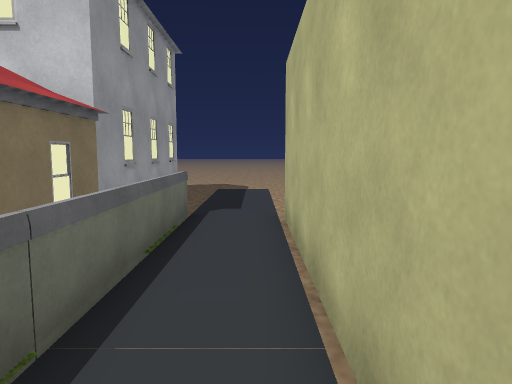
view 1 (above)

22 first-person views from a walk through a 3-D level made in the Unity game engine. The camera is 1.4 m above the floor, tilts 6° down and sees 70° across. The floor is counted in squares, 1 m on a side. Each view is taken from the middle of a square. On the plan, view 1 faces up. The plan holds only what a view shows up to about 16 squares ahead; the rest is blank. The place goes on beyond the plan. Some animated figures are left out. Some surface patterns are stand-ins.

view 2
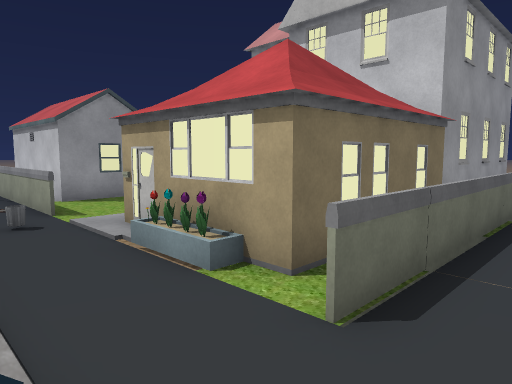

view 3
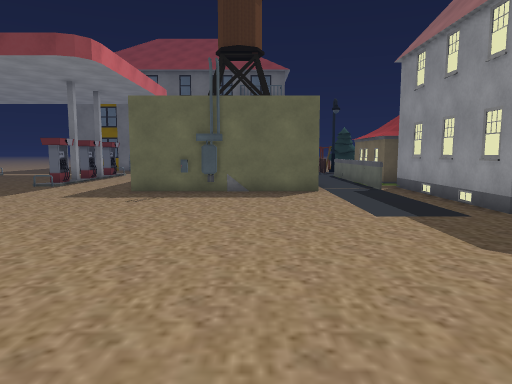

view 4
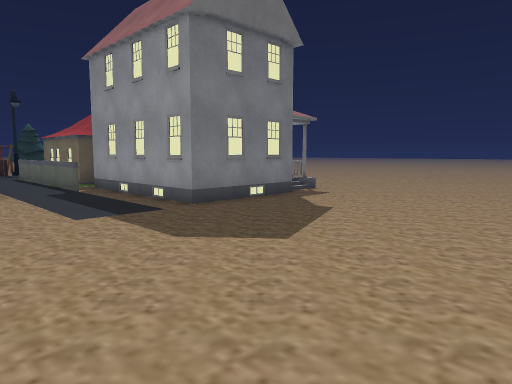

view 5
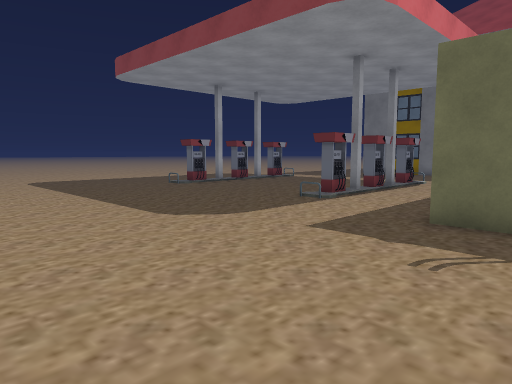

view 6
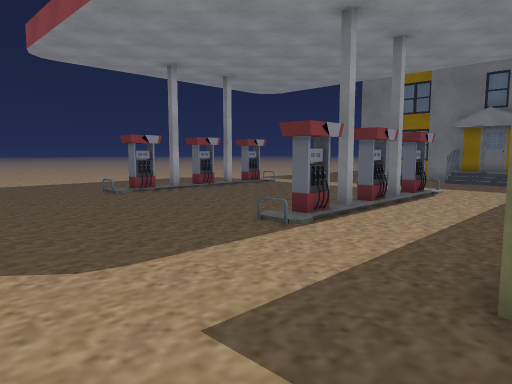

view 7
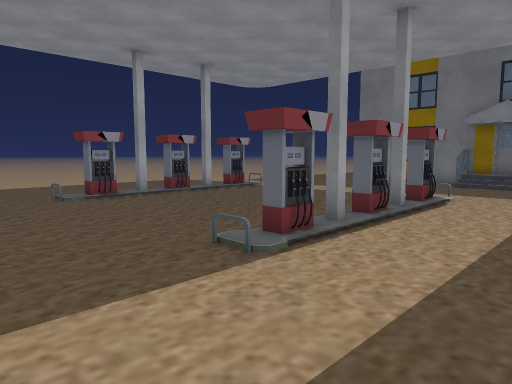

view 8
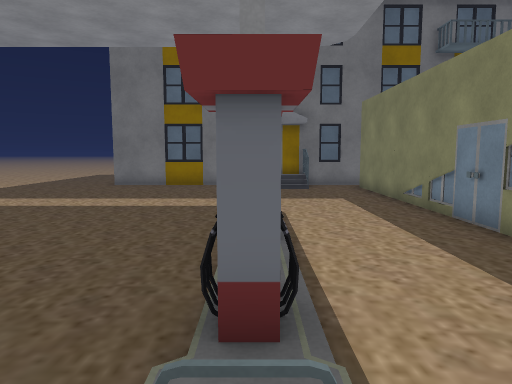

view 9
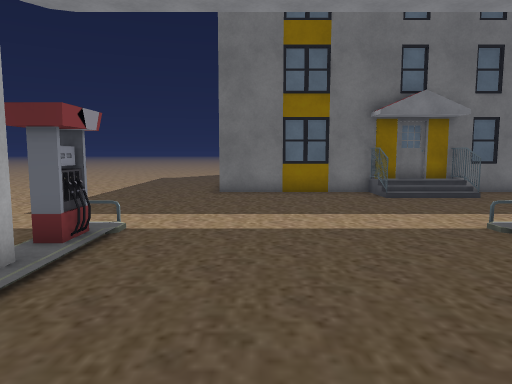

view 10
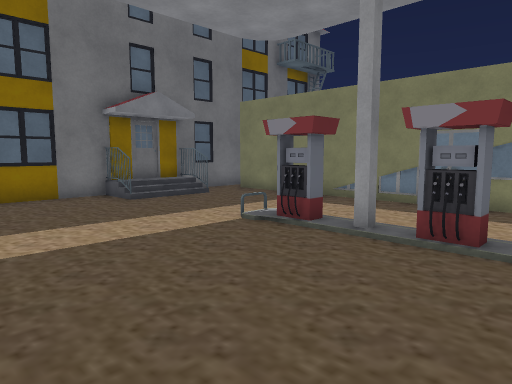

view 11
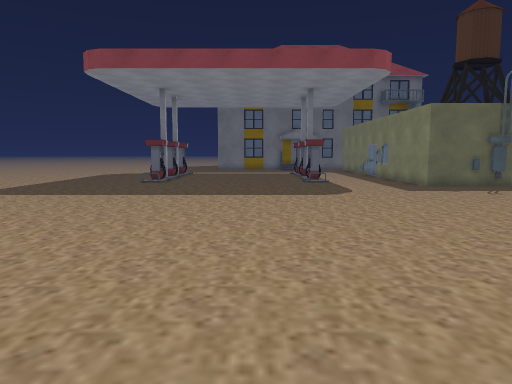

view 12
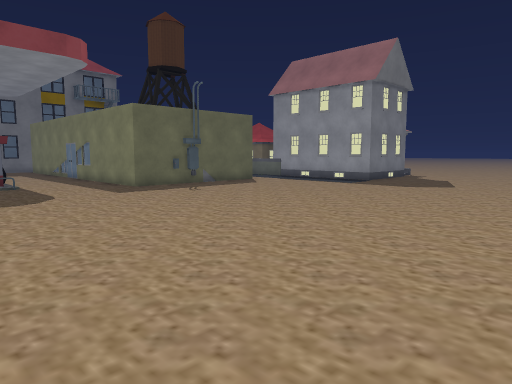

view 13
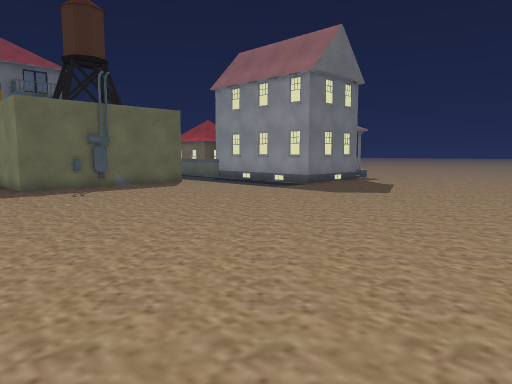

view 14
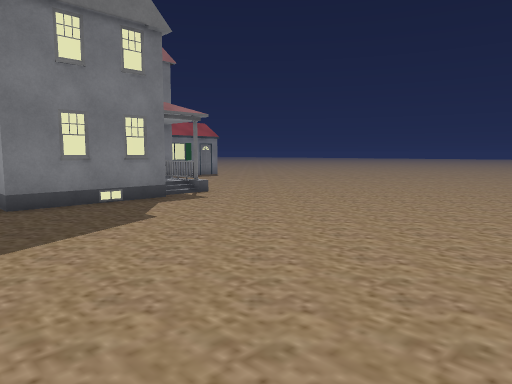

view 15
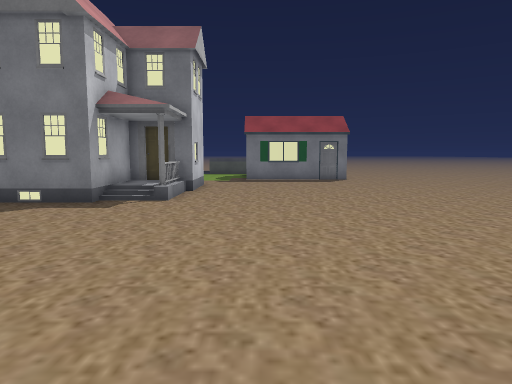

view 16
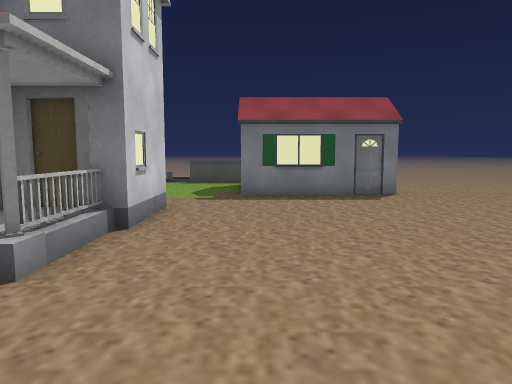

view 17
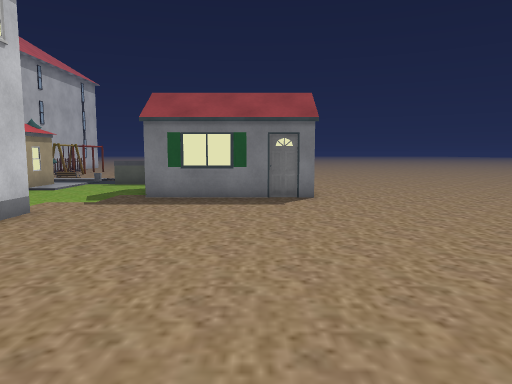

view 18
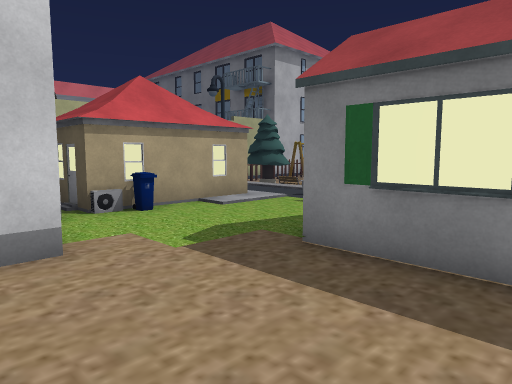

view 19
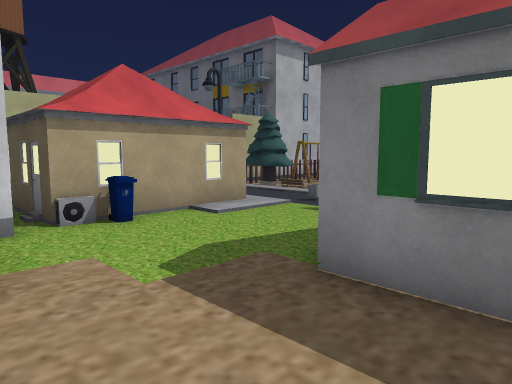

view 20
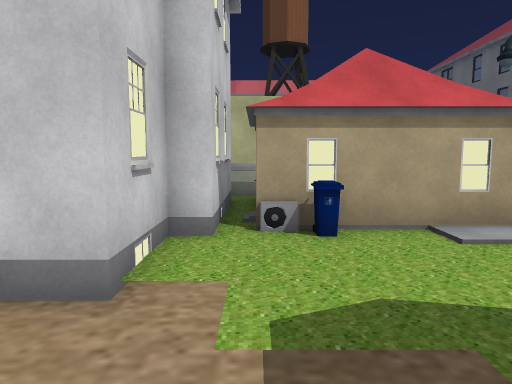

view 21
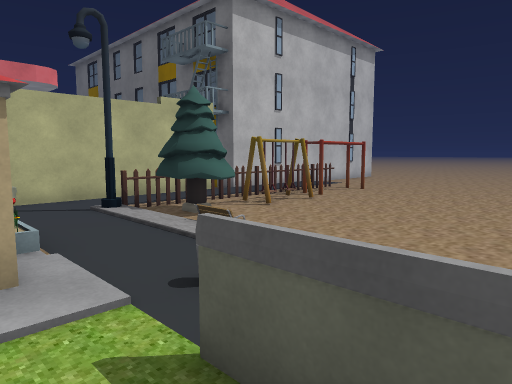

view 22
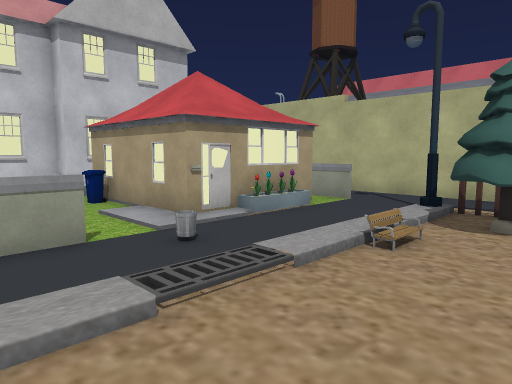

### Floor plan
Key: @ floor where view 1 was taken; # wall or solid block; x gap in a wall; . floor; / step, stairs or slope; = window, fence, low wall or low ledge; O other object.
Columns run from 16 left of view 1 to 20 right of it. Each row starts with its distance up from view 1.
 24     .          .           .   .
 23        .......     .......     .
 22   ................................
 21 ..................................
 20 ...................................
 19 ....................................
 18 ....................................
 17 .....................................
 16 .....................................
 15 .....................................
 14 .....................................
 13 .......O/#####.......................
 12 .......O #   #.......................
 11 .......O #   #.......................
 10 ......O###   #.......................
  9 ......O ##   #.......................
  8 ......####   #=..########............
  7 .......O OO#O#=..#      #............
  6 ........ OOOOO=..#      #...........#
  5 .......  OO  O=..#      #...#.......#
  4 ##OOO..  O   O=..#       ...x.......#
  3 ## ##    O   O=..#       ...x.......#
  2 ####O.   OO  O=..#      #...#.......#
  1   ####== OOOOO=..#      #...x.......#
  0      ...O.......@#      #...x.......#
 -1       ...........#      #...#.......#
 -2       ........#..#      #...O.......O
 -3       ....//OOO..#      #............
 -4       ......OOO..#      #............
 -5      ........ O..#      #............
 -6       ......OOO..#      #............
 -7        ......OO..#      #.O  O.......
 -8        .....OOO..#      #OOO#O#OO##..
 -9        ......OO. #      #   ###    ..
-10        .......O                    ..
-11        .......O                    ..
-12         .....OO
-13         .....
-14         ....
-15         ...
-16         ..

Where each view was taken, in squares from view 1:
view 1: 0 up, 0 right, facing up
view 2: 2 down, 0 right, facing up-left
view 3: 22 up, 3 right, facing down
view 4: 22 up, 3 right, facing down-left
view 5: 16 up, 5 right, facing down-right
view 6: 12 up, 7 right, facing down-right
view 7: 10 up, 8 right, facing down-right
view 8: 8 up, 12 right, facing down
view 9: 5 up, 17 right, facing down
view 10: 4 up, 18 right, facing down-left
view 11: 24 up, 15 right, facing down
view 12: 23 up, 15 right, facing down-left
view 13: 24 up, 11 right, facing down-left
view 14: 24 up, 1 left, facing down-left
view 15: 24 up, 12 left, facing down
view 16: 17 up, 12 left, facing down
view 17: 16 up, 15 left, facing down
view 18: 9 up, 15 left, facing down-right
view 19: 8 up, 14 left, facing down-right
view 20: 6 up, 13 left, facing right
view 21: 2 up, 11 left, facing down-right
view 22: 5 down, 11 left, facing up-right
